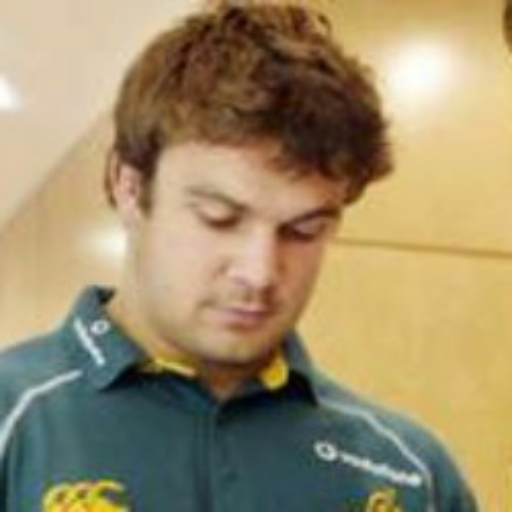
#> input picture watermarkFakerCore/code_watermark_wang/dft_watermark/5.bmp, 512 x 512 px, found by its file name; the run also reads 1 picture not shown here
$ python 'DFT-de(old).py'
#> lines starting #> are read from the running program, lines starting #| are printed output that depends on the picture
import cv2
import random
import numpy as np

# 需要原图提取水印
image_path = r'E:\MyWork_aboutWatermark\fre_watermark\5.bmp'
wmed_path = r'E:\MyWork_aboutWatermark\fre_watermark\watered.png'

image = cv2.imread(image_path)
#> image is the input picture: shape (512, 512, 3); mean B, G, R 107.2, 141.8, 157.8
wmed = cv2.imread(wmed_path)

image_f = np.fft.fft2(image)
wmed_f = np.fft.fft2(wmed)

alpha, i_height, i_width = 1, image.shape[0], image.shape[1]
#> alpha = 1; i_height = 512; i_width = 512

# 乱序水印
shuffled_wm = np.real((wmed_f - image_f) / alpha)
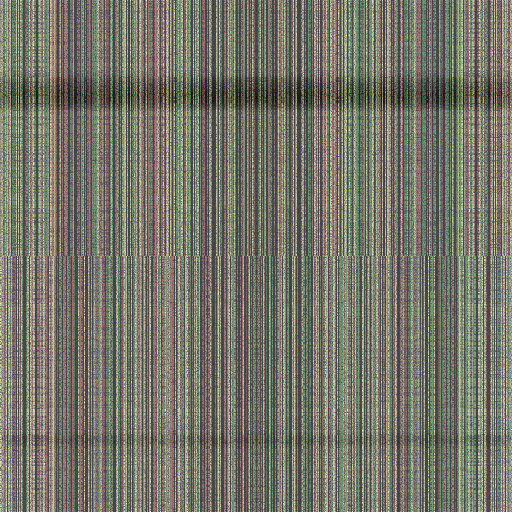
#> shuffled_wm: shape (512, 512, 3) float64; mean of channels 0, 1, 2 49, 65.9, 65.9; drawn with min black and max white

# 使用嵌入时相同的seed
random.seed(i_height + i_width)
x, y = list(range(int(i_height / 2))), list(range(i_width))
#> x = 256 values from 0 to 255; y = 512 values from 0 to 511
random.shuffle(x)
random.shuffle(y)

# 重组乱序的水印得到原水印
result = np.zeros(shuffled_wm.shape)
for i in range(int(i_height / 2)):
    for j in range(i_width):
        result[x[i]][y[j]] = shuffled_wm[i][j]
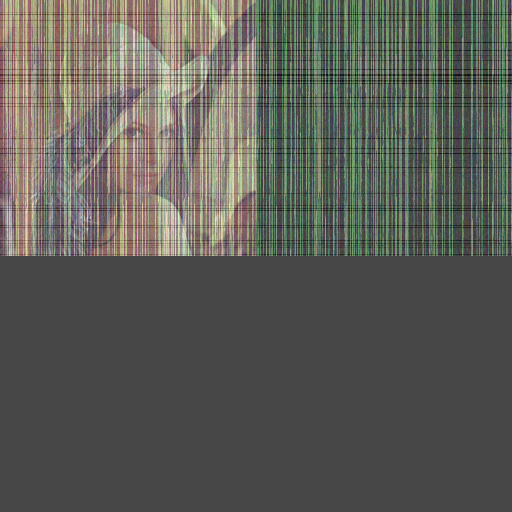
#> result: shape (512, 512, 3) float64; mean of channels 0, 1, 2 23.2, 31.7, 31.7; drawn with min black and max white

cv2.imwrite(r'E:\MyWork_aboutWatermark\fre_watermark\extract.png', result)
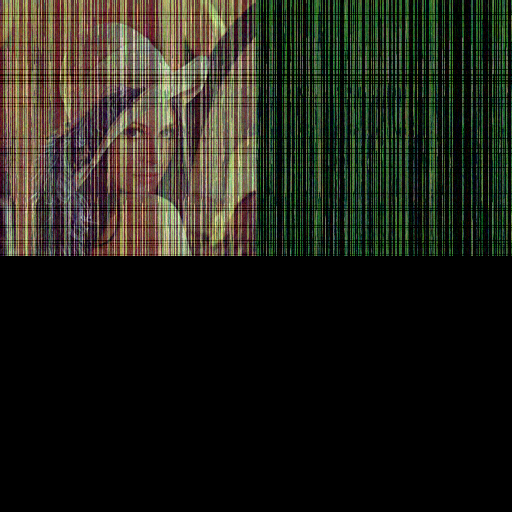
#> saved as extract.png: shape (512, 512, 3); mean B, G, R 24.7, 33.2, 33.2
